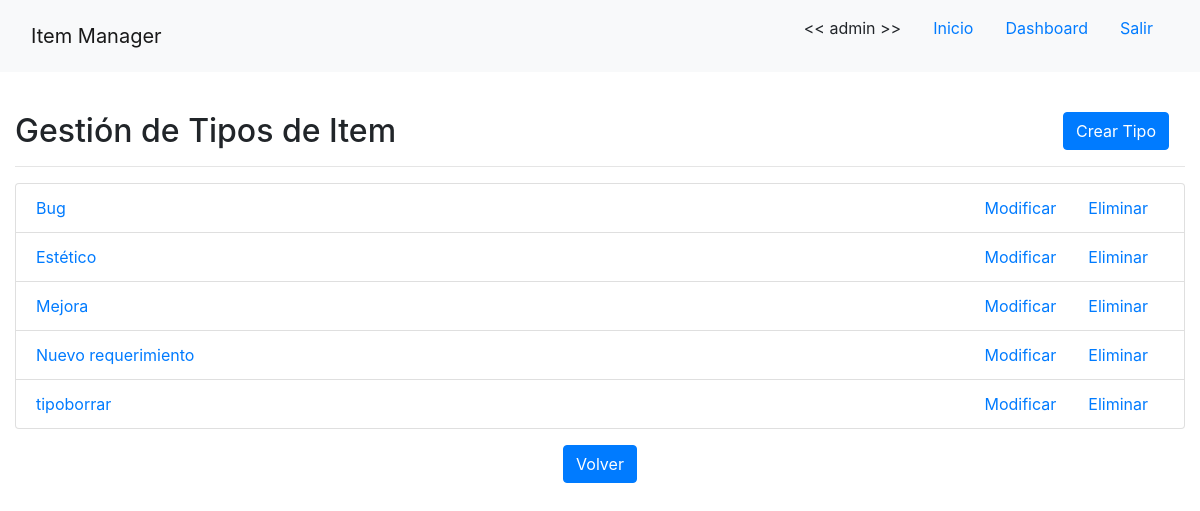
Before: /tipoitem/ (signed in) with the older database file.
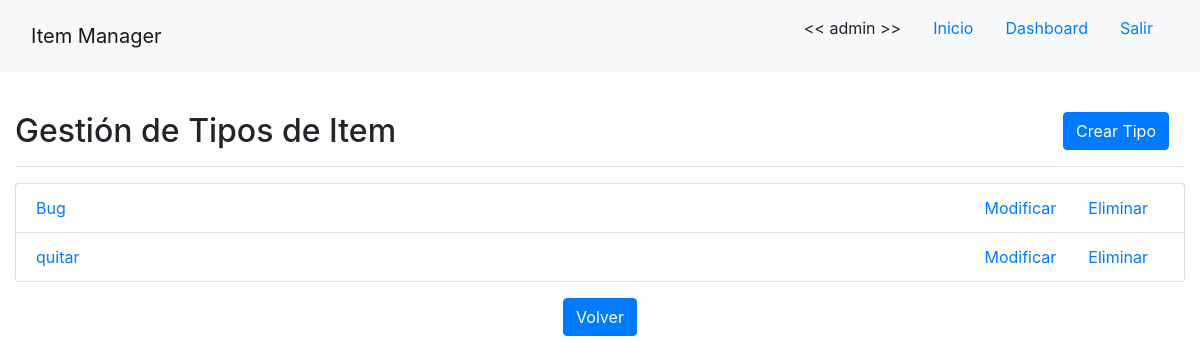
After: the same page with the newer database file.
### app/models/tipo_item.py (models this page shows, shortened)
class TipoItem(models.Model):
    nombre = models.CharField(verbose_name='nombre', max_length=255, unique=True)
    detalle = models.CharField(verbose_name='detalle', max_length=255)
    estado_inicial = models.ForeignKey(EstadoItem, verbose_name='estado inicial', on_delete=models.PROTECT)
    workflow = models.ManyToManyField(CambioEstado, verbose_name='workflow')

### app/views/tipo_item.py (the view)
# urls.py: path('tipoitem/', TipoItemListView.as_view(), name='tipoitem-list'),
class TipoItemListView(LoginRequiredMixin, ListView):
    template_name = 'app/tipo_item_list.html'
    model = TipoItem
    queryset = TipoItem.objects.order_by('nombre')

### app/templates/app/tipo_item_list.html (shortened to what this page needs)
{% extends 'base.html' %}
{% load crispy_forms_tags %}
{% block content %}
    {% if user.is_staff %}
    <br>
    <h2>Gestión de Tipos de Item
    <div class="float-right"><a class="btn btn-primary mx-3 float-right" href="{% url 'tipoitem-create' %}">Crear Tipo</a></div>
    </h2>
    <hr>
    <ul class="list-group">
        {% for tipo in object_list %}
            <li class="list-group-item">
                <a href="{% url 'tipoitem-detail' tipo.id %}">
                    <div class="float-left">{{ tipo.nombre }}</div>
                </a>
                <div>
                    <a class="mx-3 float-right" href="{% url 'tipoitem-delete' tipo.id %}">Eliminar</a>
                    <a class="mx-3 float-right" href="{% url 'tipoitem-update' tipo.id %}">Modificar</a>
                </div>
            </li>
        {% endfor %}
    </ul>
    <div class="text-center mt-3">
        <a class="btn btn-primary" href="{% url 'dashboard' %}">Volver</a>
    </div>
    {% else %}
        <br>
        <h2>No tiene los permisos necesarios para ver esta página!</h2>
        <a class="btn btn-primary" href="{% url 'home' %}">Volver al Inicio</a>
    {% endif %}
{% endblock %}

Changed rows visible on the page:
removed TipoItem: nombre "Estético"
removed TipoItem: nombre "Mejora"
removed TipoItem: nombre "Nuevo requerimiento"
removed TipoItem: nombre "tipoborrar"
added TipoItem: nombre "quitar"
